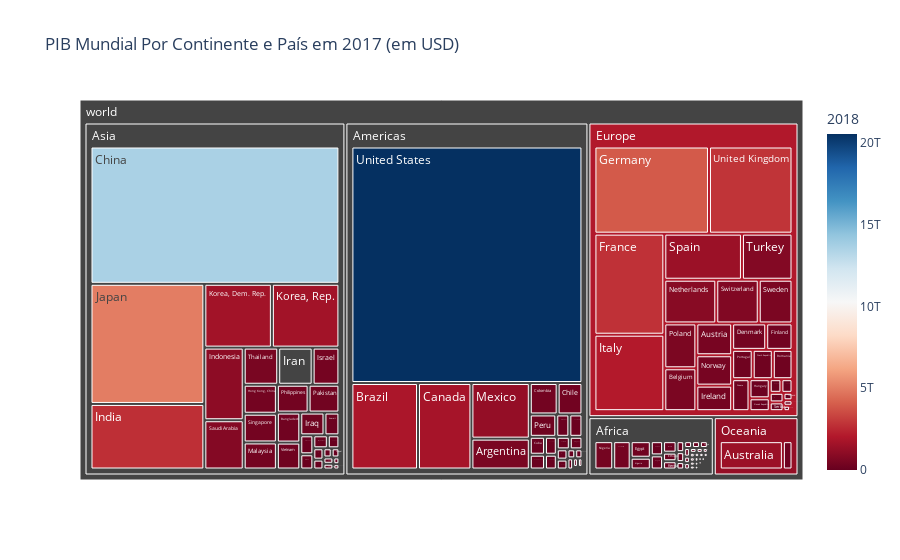

This figure's notebook cell:
### Code cell
import plotly.express as px
import numpy as np
import pandas as pd
#help (px.treemap)
gdp =  pd.read_csv(r'https://raw.githubusercontent.com/leafarsntram/Vis/master/data/GDP.csv', delimiter=',')


fig = px.treemap(gdp, path=['world', 'continent', 'country'], values='2017',
                 color='2018', hover_data=['iso_alpha'],
                 color_continuous_scale='RdBu'
                 ,title='PIB Mundial Por Continente e País em 2017 (em USD)'
                )#,color_continuous_midpoint=np.average('2018'), weights='2009')
       
fig.show()

### Figure 1 — Plotly figure (JSON) as saved in the notebook; plotly's stock layout.template omitted (floating-point values rounded to 4 significant figures; data arrays with more than 128 entries replaced by an {"elided": "..."} marker saying what was removed)
{"data": [{"branchvalues": "total", "customdata": {"elided": "146x2 mixed values"}, "domain": {"x": [0, 1], "y": [0, 1]}, "hovertemplate": "iso_alpha=%{customdata[0]}<br>2018=%{color}<br>labels=%{label}<br>2017=%{value}<br>parent=%{parent}<br>id=%{id}<extra></extra>", "ids": {"elided": "146 str values"}, "labels": {"elided": "146 str values"}, "marker": {"coloraxis": "coloraxis", "colors": {"elided": "146 float values"}}, "name": "", "parents": {"elided": "146 str values"}, "type": "treemap", "values": {"elided": "146 float values"}}], "layout": {"coloraxis": {"colorbar": {"title": {"text": "2018"}}, "colorscale": [[0, "rgb(103,0,31)"], [0.1, "rgb(178,24,43)"], [0.2, "rgb(214,96,77)"], [0.3, "rgb(244,165,130)"], [0.4, "rgb(253,219,199)"], [0.5, "rgb(247,247,247)"], [0.6, "rgb(209,229,240)"], [0.7, "rgb(146,197,222)"], [0.8, "rgb(67,147,195)"], [0.9, "rgb(33,102,172)"], [1, "rgb(5,48,97)"]]}, "legend": {"tracegroupgap": 0}, "title": {"text": "PIB Mundial Por Continente e País em 2017 (em USD)"}}}
